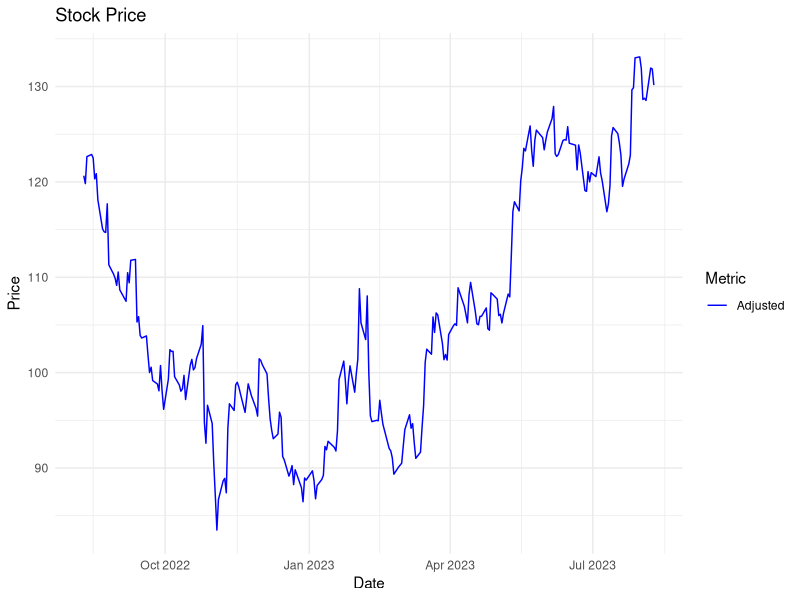
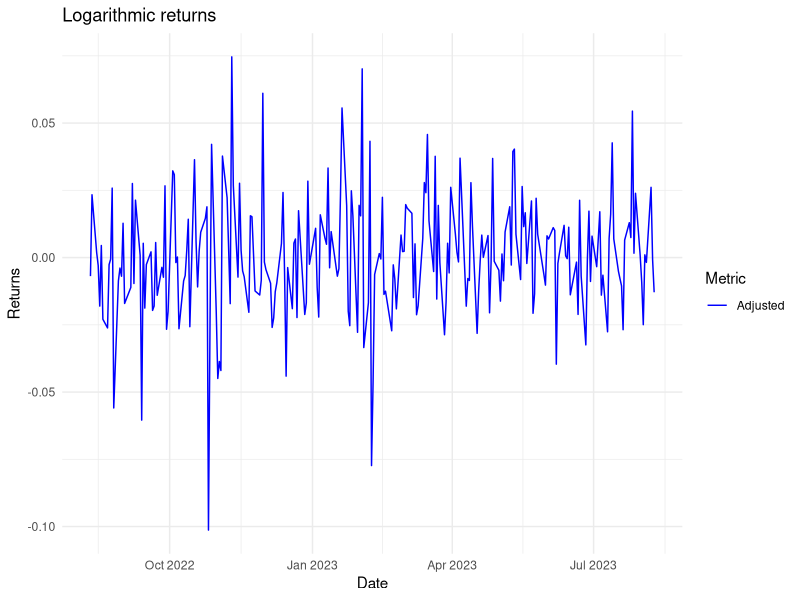
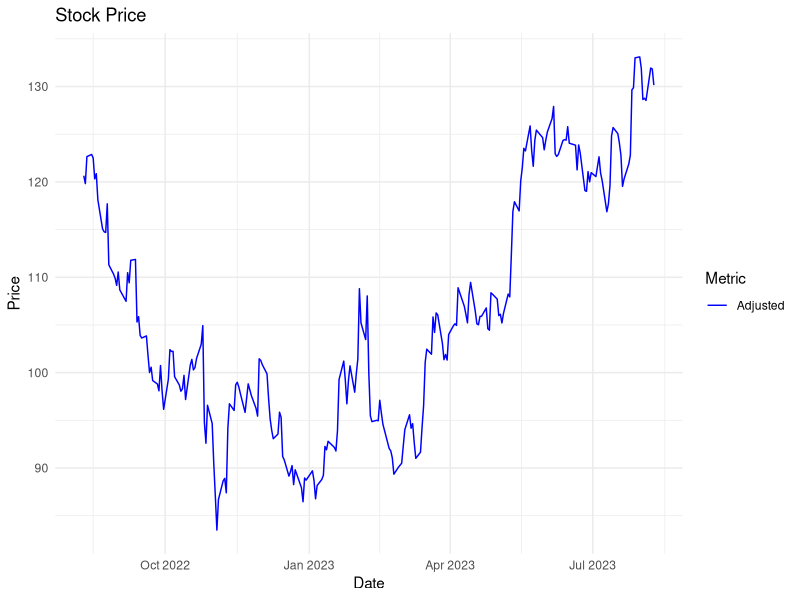
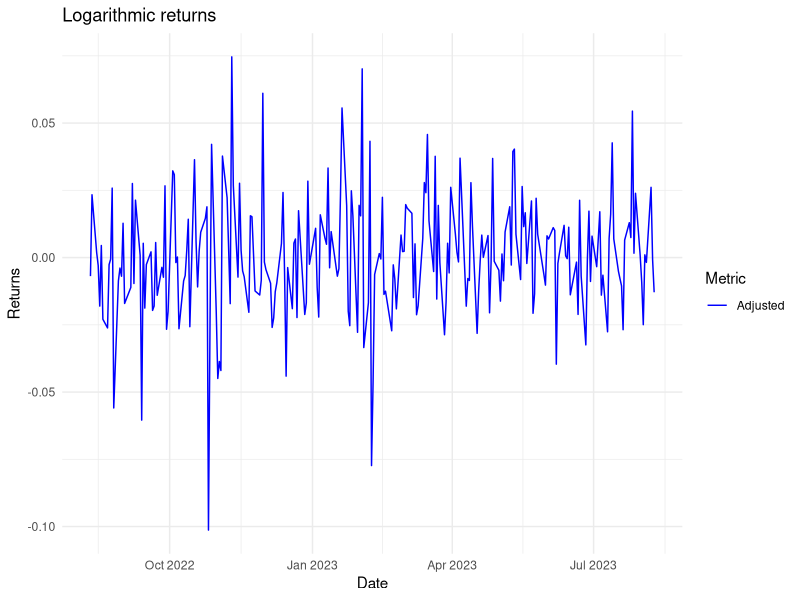

The R source for these figures, in order:
library(ggplot2)
library(readr)

stock_data <- read.csv("output/GOOG_data.csv")

# Create dataframe
stock_data <- data.frame(Date = as.Date(stock_data$Date),
                         Adjusted = as.vector(stock_data$Adjusted),
                         Opening = as.vector(stock_data$Opening),
                         High = as.vector(stock_data$High),
                         Low = as.vector(stock_data$Low),
                         Close = as.vector(stock_data$Close),
                         Volume = as.vector(stock_data$Volume))

# Stock Price
stock_graph <- ggplot(data = stock_data, aes(x = Date)) +
                      geom_line(aes(y = Adjusted, color = "Adjusted")) +
                      labs(title = "Stock Price",
                           x = "Date",
                           y = "Price",
                           color = "Metric") +
                      scale_color_manual(values = c("Adjusted" = "blue"))+
                      theme_minimal()

print(stock_graph)
ggsave("output/stock.png", plot = stock_graph, width = 10, height = 4)

# Returns dataframe
dates <- stock_data$Date[-1] # remove first date
returns_data <- data.frame(Date = as.Date(dates),
                         Adjusted = as.vector(diff(log(stock_data$Adjusted))),
                         Opening = as.vector(diff(log(stock_data$Opening))),
                         High = as.vector(diff(log(stock_data$High))),
                         Low = as.vector(diff(log(stock_data$Low))),
                         Close = as.vector(diff(log(stock_data$Close))))

# Logarithmic Returns log(S(n+1)/S(n))
returns_graph <- ggplot(data = returns_data, aes(x = Date)) +
                        geom_line(aes(y = Adjusted, color = "Adjusted")) +
                        labs(title = "Logarithmic returns",
                             x = "Date",
                             y = "Returns",
                             color = "Metric") +
                        scale_color_manual(values = c("Adjusted" = "blue",
                                                      "Open" = "red",
                                                      "High" = "green",
                                                      "Low" = "purple",
                                                      "Close" = "orange")) +
                        theme_minimal()

print(returns_graph)
ggsave("output/returns.png", plot = returns_graph, width = 10, height = 4)

# Volatility (Standard Deviation of returns)
volatility <- sd(returns_data$Adjusted, na.rm = TRUE)
cat("\tVolatility:\t\t", volatility, "\n")
write.csv(volatility, file = "output/volatility.txt", row.names = FALSE)